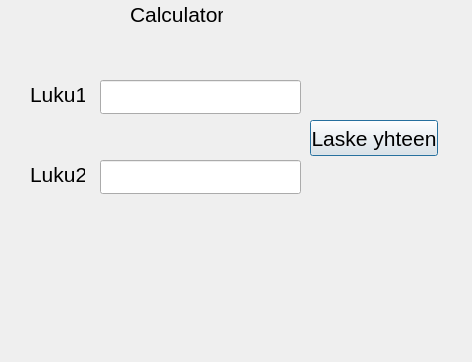
<?xml version="1.0" encoding="UTF-8"?>
<ui version="4.0">
 <class>Calculator</class>
 <widget class="QDialog" name="Calculator">
  <property name="geometry">
   <rect>
    <x>0</x>
    <y>0</y>
    <width>472</width>
    <height>362</height>
   </rect>
  </property>
  <property name="font">
   <font>
    <pointsize>16</pointsize>
   </font>
  </property>
  <property name="windowTitle">
   <string>Dialog</string>
  </property>
  <widget class="QLabel" name="labelUsername">
   <property name="geometry">
    <rect>
     <x>130</x>
     <y>0</y>
     <width>93</width>
     <height>28</height>
    </rect>
   </property>
   <property name="font">
    <font>
     <pointsize>16</pointsize>
    </font>
   </property>
   <property name="text">
    <string>Calculator</string>
   </property>
  </widget>
  <widget class="QLabel" name="label">
   <property name="geometry">
    <rect>
     <x>30</x>
     <y>80</y>
     <width>55</width>
     <height>28</height>
    </rect>
   </property>
   <property name="font">
    <font>
     <pointsize>16</pointsize>
    </font>
   </property>
   <property name="text">
    <string>Luku1</string>
   </property>
  </widget>
  <widget class="QLineEdit" name="lineOp1">
   <property name="geometry">
    <rect>
     <x>100</x>
     <y>80</y>
     <width>201</width>
     <height>34</height>
    </rect>
   </property>
   <property name="font">
    <font>
     <pointsize>16</pointsize>
    </font>
   </property>
  </widget>
  <widget class="QLabel" name="label_2">
   <property name="geometry">
    <rect>
     <x>30</x>
     <y>160</y>
     <width>55</width>
     <height>28</height>
    </rect>
   </property>
   <property name="font">
    <font>
     <pointsize>16</pointsize>
    </font>
   </property>
   <property name="text">
    <string>Luku2</string>
   </property>
  </widget>
  <widget class="QLineEdit" name="lineOp2">
   <property name="geometry">
    <rect>
     <x>100</x>
     <y>160</y>
     <width>201</width>
     <height>34</height>
    </rect>
   </property>
   <property name="font">
    <font>
     <pointsize>16</pointsize>
    </font>
   </property>
  </widget>
  <widget class="QPushButton" name="pushButtonCalcSum">
   <property name="geometry">
    <rect>
     <x>310</x>
     <y>120</y>
     <width>128</width>
     <height>36</height>
    </rect>
   </property>
   <property name="text">
    <string>Laske yhteen</string>
   </property>
  </widget>
  <widget class="QLabel" name="labelResult">
   <property name="geometry">
    <rect>
     <x>0</x>
     <y>220</y>
     <width>461</width>
     <height>41</height>
    </rect>
   </property>
   <property name="font">
    <font>
     <pointsize>16</pointsize>
    </font>
   </property>
   <property name="text">
    <string/>
   </property>
  </widget>
 </widget>
 <resources/>
 <connections/>
</ui>
